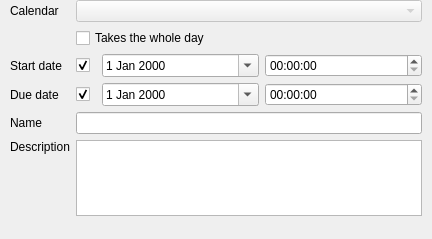
<?xml version="1.0" encoding="UTF-8"?>
<ui version="4.0">
 <class>taskedit</class>
 <widget class="QWidget" name="taskedit">
  <property name="geometry">
   <rect>
    <x>0</x>
    <y>0</y>
    <width>432</width>
    <height>239</height>
   </rect>
  </property>
  <property name="minimumSize">
   <size>
    <width>432</width>
    <height>239</height>
   </size>
  </property>
  <property name="windowTitle">
   <string>Form</string>
  </property>
  <widget class="QWidget" name="layoutWidget">
   <property name="geometry">
    <rect>
     <x>10</x>
     <y>0</y>
     <width>412</width>
     <height>216</height>
    </rect>
   </property>
   <layout class="QGridLayout" name="gridLayout">
    <item row="2" column="1">
     <layout class="QHBoxLayout" name="horizontalLayout_2">
      <item>
       <widget class="QCheckBox" name="dateTimeStart">
        <property name="maximumSize">
         <size>
          <width>20</width>
          <height>20</height>
         </size>
        </property>
        <property name="text">
         <string/>
        </property>
        <property name="checked">
         <bool>true</bool>
        </property>
       </widget>
      </item>
      <item>
       <widget class="QDateEdit" name="dateEditStart">
        <property name="enabled">
         <bool>true</bool>
        </property>
        <property name="calendarPopup">
         <bool>true</bool>
        </property>
       </widget>
      </item>
      <item>
       <widget class="QTimeEdit" name="timeEditStart">
        <property name="enabled">
         <bool>true</bool>
        </property>
       </widget>
      </item>
     </layout>
    </item>
    <item row="1" column="1">
     <widget class="QCheckBox" name="allDay">
      <property name="enabled">
       <bool>true</bool>
      </property>
      <property name="text">
       <string>Takes the whole day</string>
      </property>
     </widget>
    </item>
    <item row="5" column="1">
     <widget class="QLineEdit" name="nameEdit"/>
    </item>
    <item row="3" column="1">
     <layout class="QHBoxLayout" name="horizontalLayout">
      <item>
       <widget class="QCheckBox" name="dateTimeDue">
        <property name="maximumSize">
         <size>
          <width>20</width>
          <height>20</height>
         </size>
        </property>
        <property name="text">
         <string/>
        </property>
        <property name="checked">
         <bool>true</bool>
        </property>
       </widget>
      </item>
      <item>
       <widget class="QDateEdit" name="dateEditDue">
        <property name="enabled">
         <bool>true</bool>
        </property>
        <property name="calendarPopup">
         <bool>true</bool>
        </property>
       </widget>
      </item>
      <item>
       <widget class="QTimeEdit" name="timeEditDue">
        <property name="enabled">
         <bool>true</bool>
        </property>
       </widget>
      </item>
     </layout>
    </item>
    <item row="5" column="0">
     <widget class="QLabel" name="label_2">
      <property name="text">
       <string>Name</string>
      </property>
     </widget>
    </item>
    <item row="3" column="0">
     <widget class="QLabel" name="label">
      <property name="text">
       <string>Due date</string>
      </property>
     </widget>
    </item>
    <item row="6" column="0">
     <widget class="QLabel" name="label_3">
      <property name="text">
       <string>Description</string>
      </property>
      <property name="alignment">
       <set>Qt::AlignLeading|Qt::AlignLeft|Qt::AlignTop</set>
      </property>
     </widget>
    </item>
    <item row="2" column="0">
     <widget class="QLabel" name="label_4">
      <property name="text">
       <string>Start date</string>
      </property>
     </widget>
    </item>
    <item row="6" column="1">
     <widget class="QTextEdit" name="descriptionEdit"/>
    </item>
    <item row="0" column="1">
     <widget class="QComboBox" name="comboBox">
      <property name="enabled">
       <bool>false</bool>
      </property>
     </widget>
    </item>
    <item row="0" column="0">
     <widget class="QLabel" name="label_5">
      <property name="text">
       <string>Calendar</string>
      </property>
     </widget>
    </item>
   </layout>
  </widget>
 </widget>
 <resources/>
 <connections/>
</ui>
